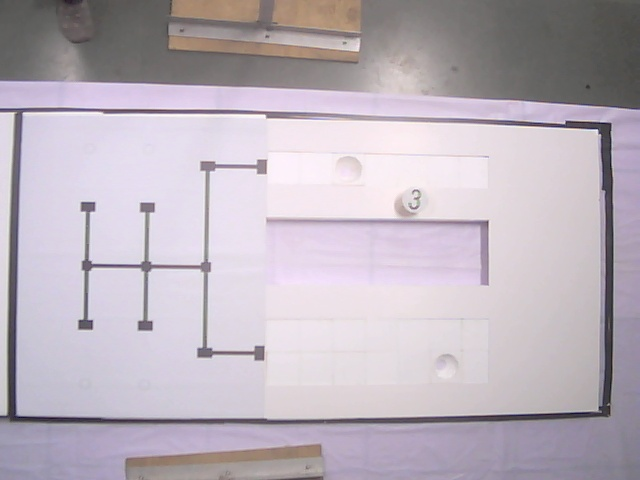
#> input picture Practice/implementation code/img1.jpg, 640 x 480 px, given in place of the camera
$ python 'task5code - Copy.py'   (Python 2 division)
#> lines starting #> are read from the running program, lines starting #| are printed output that depends on the picture; after the words box and inside, x2 and y2 are one past the last pixel; in counts of white or black regions, pixels touching at a corner belong together
#> further down, img is the input picture: shape (480, 640, 3); mean B, G, R 188.1, 178.6, 187.7
### Practice/implementation code/imglib.py
import numpy
import cv2
import heapq
grid_line_x = 24
grid_line_y = 13
# [4 lines of commented-out code are left out]
grid_map = [ [ 0 for i in range(grid_line_y-1) ] for j in range(grid_line_x-1) ]
a1=0
b1=0
a2=0
b2=0
a3=0
b3=0
a4=0
b4=0
clipcount=0
###############################
# trims contours accoding to given area
#
#
#
# [11 lines left out: function areacon, not called in this run]


########################################
##############
# Image clipper
#
#
#
#
def imgclip(frame):
        gray = cv2.cvtColor(frame, cv2.COLOR_BGR2GRAY)#where is gray getting used
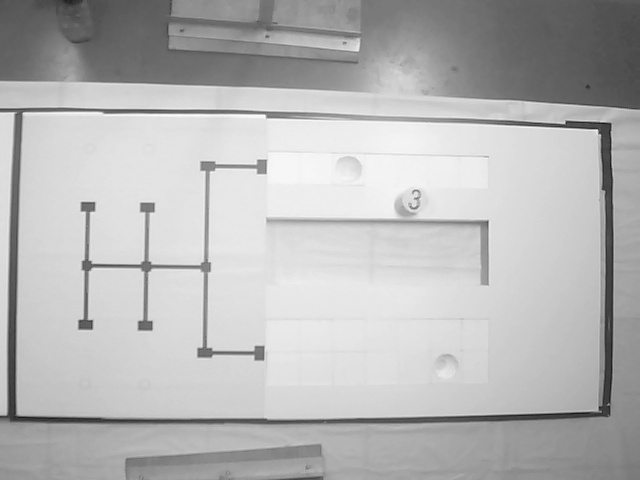
#> gray: shape (480, 640); min 12, max 253, mean 182.4
        # lower = numpy.array([0, 0, 0]) #black color mask
        # upper = numpy.array([120, 120, 120])
        global a1,a2,a3,a4,b1,b2,b3,b4, clipcount #new change 14 sept
        clipcount=clipcount+1
        lower = numpy.array([0, 0, 0]) #black color mask
        upper = numpy.array([179, 56, 45])
        mask = cv2.inRange(frame, lower, upper)
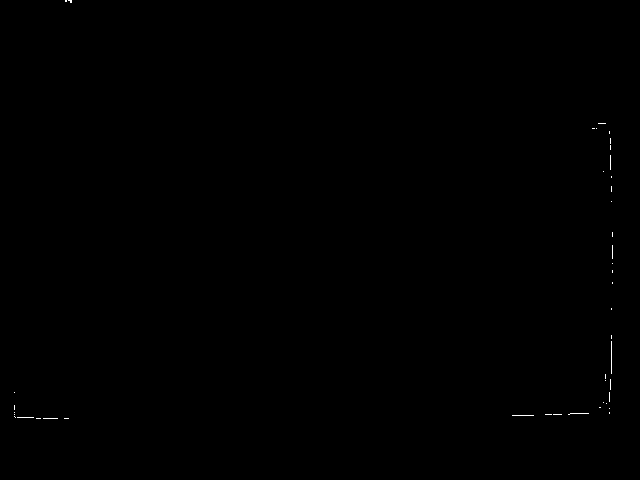
#> mask: shape (480, 640); 0.09% white in thin lines or dots, all inside (x1, y1, x2, y2) = (14, 0, 613, 419)

        ret,thresh1 = cv2.threshold(mask,127,255,cv2.THRESH_BINARY)
        contours, hierarchy = cv2.findContours(thresh1, cv2.RETR_TREE, cv2.CHAIN_APPROX_SIMPLE)
#> contours = 43 contours, all with area under 20
        #cv2.drawContours(frame,contours,-1,(0,255,0),3)
        biggest = 0
        max_area = 0
        min_size = thresh1.size/4
#> min_size = 76800
        index1 = 0
        for i in contours:
                area = cv2.contourArea(i)
                if area > 10000:
                    peri = cv2.arcLength(i,True)
                if area > max_area:
                    biggest = index1
                    max_area = area
                index1 = index1 + 1
#> this loop made 43 passes
#> (area, biggest, max_area) on pass 42: (2.5, 41, 2.5)
#> (i, area) on passes 1 to 6: ([[64, 418], [68, 418]], 0), ([[43, 418], [57, 418]], 0), ([[36, 418], [40, 418]], 0), ([[17, 417], [33, 417]], 0), ([[14, 416], [15, 417]], 0), ([[512, 415], [533, 415]], 0)
#> after the loop, biggest = 41; index1 = 43; max_area = 2.5
#> (the run stopped early here; a loop or call above may not have finished)

$ run again, on Practice/implementation code/arena.jpg
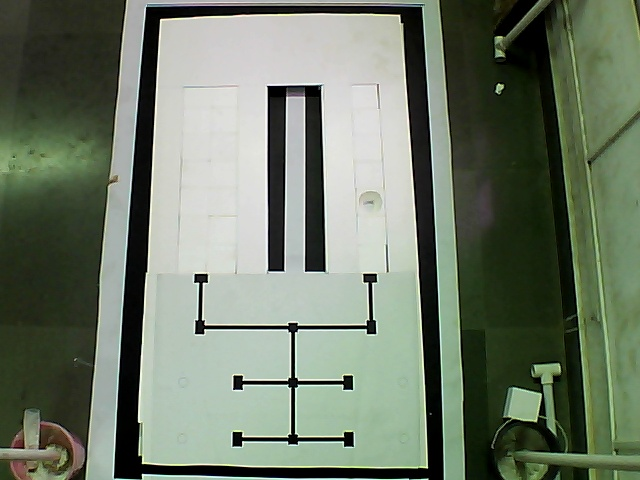
#> input picture Practice/implementation code/arena.jpg, 640 x 480 px, given in place of the camera
#> img is the input picture: shape (480, 640, 3); mean B, G, R 104.6, 121.4, 110.8
#> in imgclip, `mask = cv2.inRange(frame, lower, upper)`:
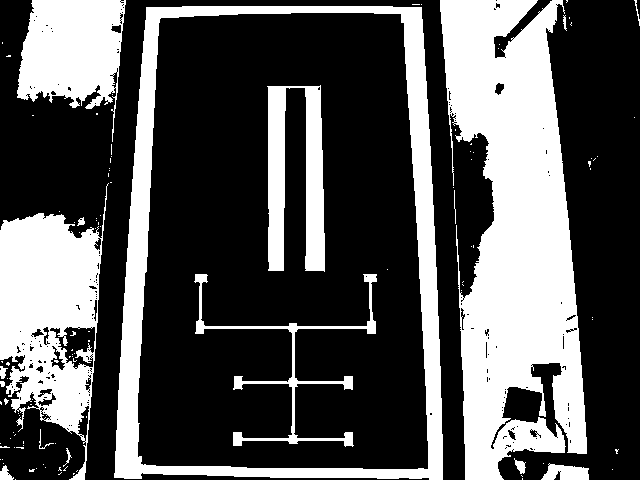
#> mask: shape (480, 640); 33.6% white; 113 white regions (96 under 20 px)
#> in imgclip, `contours, hierarchy = cv2.findContours(thresh1, cv2.RETR_TREE, cv2.CHA..`: contours = 357 contours, 318 with area under 20; largest, box (x1, y1, x2, y2) and area: (114, 6, 443, 480) 143228, (137, 12, 429, 470) 122596, (440, 0, 587, 480) 44050, (0, 183, 109, 480) 17978, (17, 0, 126, 142) 9292
#> the loop in imgclip, `for i in contours:` made 357 passes
#> (area, peri, max_area) on passes 68, 221: (17978, 1297.5, 17978), (143227.5, 1579.6, 143227.5)
#> after the loop in imgclip, `for i in contours:`: biggest = 220; index1 = 357; max_area = 143227.5
#> approx = [[146, 7], [114, 477], [442, 479], [421, 7]]
#> frame: shape (480, 640, 3); 2.4% of pixels changed, all inside (x1, y1, x2, y2) = (112, 5, 445, 480)
#> x1 = 146
#> y1 = 7
#> x2 = 114
#> y2 = 477
#> x3 = 421
#> y3 = 7
#> x4 = 442
#> y4 = 479
#> a1 = 146
#> a2 = 114
#> a3 = 421
#> a4 = 442
#> b1 = 7
#> b2 = 477
#> b3 = 7
#> b4 = 479
#> pts1 = [[146, 7], [114, 477], [421, 7], [442, 479]]
#> persM = [[1.17, 0.0799, -171.9], [-9.65e-17, 1.22, -8.57], [1.3e-05, 0.000412, 1]]
#> img: shape (480, 320, 3)
#> hsv: shape (480, 320, 3); mean H, S, V 51.4, 36.5, 172.2
#> in markers, `Rcontours, h = cv2.findContours(thresh,cv2.RETR_TREE,cv2.CHAIN_APPROX_..`: Rcontours = [[[0, 0], [0, 479], [319, 479], [319, 0]]]; h = [[-1, -1, -1, -1]]
#> the loop in areacon, `for i in range(len(contours)):` made 1 pass
#> after the loop in areacon, `for i in range(len(contours)):`: contours = [[[0, 0], [0, 479], [319, 479], [319, 0]]]; count = 0
#> in markers, `Rcontours=sorted(Rcontours, key = cv2.contourArea, reverse = True)[:le..`: Rcontours = []
#> in markers, `Bcontours, h = cv2.findContours(thresh,cv2.RETR_TREE,cv2.CHAIN_APPROX_..`: Bcontours = [[[0, 0], [0, 479], [319, 479], [319, 0]]]
#> the loop in areacon (call 2), `for i in range(len(contours)):` made 1 pass
#> in markers, `Bcontours=sorted(Bcontours, key = cv2.contourArea, reverse = True)[:le..`: Bcontours = []
#> in markers, `mask = cv2.inRange(hsv, MIN,MAX)`:
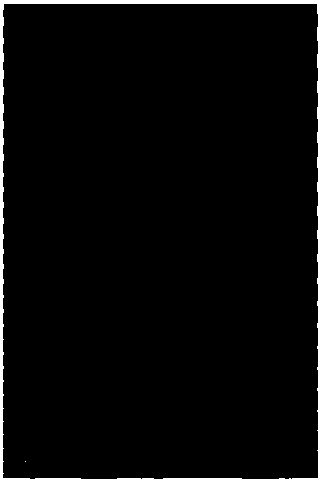
#> mask: shape (480, 320); 2.9% white; 2 white regions (1 under 20 px), largest, box (x1, y1, x2, y2) and area: (0, 0, 320, 480) 4493
#> in markers, `Ycontours, h = cv2.findContours(thresh,cv2.RETR_TREE,cv2.CHAIN_APPROX_..`: Ycontours = 2 contours, 1 with area under 20; largest, box (x1, y1, x2, y2) and area: (3, 4, 318, 479) 148320; h = [[-1, -1, 1, -1], [-1, -1, -1, 0]]
#> after the loop in areacon (call 3), `for i in range(len(contours)):`: contours has the same summary as Ycontours in markers; count = 0
#> in markers, `Ycontours=sorted(Ycontours, key = cv2.contourArea, reverse = True)[:le..`: Ycontours = []
#> after the loop in markers, `for i in range(len(Rcontours)):`: count = 0; marker = [[0, 0, 0], [0, 0, 0], [0, 0, 0], [0, 0, 0], [0, 0, 0], [0, 0, 0], [0, 0, 0], [0, 0, 0]]
#> after the loop in markers, `for i in range(len(Ycontours)):`: count = 0
#> bmask: shape (480, 320); 0.02% white in thin lines or dots, all inside (x1, y1, x2, y2) = (45, 452, 227, 479)
#> bcontours = 3 contours, all with area under 20; bh = [[1, -1, -1, -1], [2, 0, -1, -1], [-1, 1, -1, -1]]
#> M = moments, m00 0

$ run again, on Practice/implementation code/config.jpg
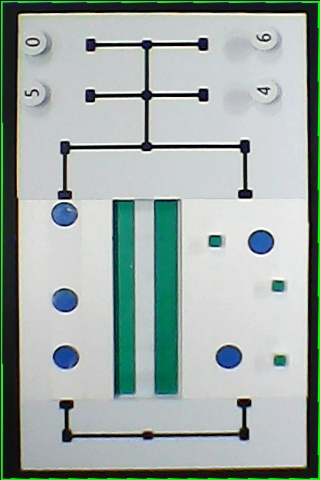
#> input picture Practice/implementation code/config.jpg, 320 x 480 px, given in place of the camera
#> img is the input picture: shape (480, 320, 3); mean B, G, R 167, 171.5, 158.6
#> in imgclip, `mask = cv2.inRange(frame, lower, upper)`:
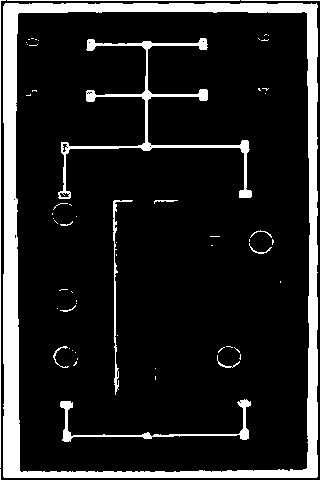
#> mask: shape (480, 320); 13.6% white; 61 white regions (47 under 20 px)
#> in imgclip, `contours, hierarchy = cv2.findContours(thresh1, cv2.RETR_TREE, cv2.CHA..`: contours = 77 contours, 68 with area under 20; largest, box (x1, y1, x2, y2) and area: (3, 3, 318, 478) 148288, (15, 11, 311, 473) 133850, (58, 38, 252, 199) 1816, (60, 399, 251, 442) 602, (113, 200, 133, 395) 232
#> the loop in imgclip, `for i in contours:` made 77 passes
#> (area, peri, biggest, max_area) on pass 2: (148287.5, 1597.1, 1, 148287.5)
#> after the loop in imgclip, `for i in contours:`: biggest = 1; index1 = 77; max_area = 148287.5
#> approx = [[5, 3], [3, 476], [316, 477], [316, 3]]
#> x1 = 5
#> y1 = 3
#> y2 = 476
#> x3 = 316
#> y3 = 3
#> x4 = 316
#> y4 = 477
#> a1 = 5
#> a2 = 3
#> a3 = 316
#> in imgclip, `b1=y1`: b1 = 3
#> in imgclip, `b2=y2`: b2 = 476
#> b3 = 3
#> b4 = 477
#> pts1 = [[5, 3], [3, 476], [316, 3], [316, 477]]
#> persM = [[1.03, 0.00436, -5.17], [0, 1.02, -3.06], [6.75e-06, 1.36e-05, 1]]
#> hsv: shape (480, 320, 3); mean H, S, V 77.5, 40.3, 182.5
#> in markers, `Rcontours, h = cv2.findContours(thresh,cv2.RETR_TREE,cv2.CHAIN_APPROX_..`: Rcontours = 27 contours, 21 with area under 20; largest, box (x1, y1, x2, y2) and area: (0, 0, 320, 480) 152801, (13, 201, 16, 241) 76, (247, 470, 281, 473) 64, (208, 471, 224, 474) 28, (15, 372, 18, 385) 22, (13, 243, 16, 255) 20; h = 27 rows, first 6: [-1, -1, 1, -1], [2, -1, -1, 0], [3, 1, -1, 0], [4, 2, -1, 0], [5, 3, -1, 0], [6, 4, -1, 0]
#> in markers, `Rcontours=sorted(Rcontours, key = cv2.contourArea, reverse = True)[:5]`: Rcontours = 5 contours; box (x1, y1, x2, y2) and area: (0, 0, 320, 480) 152801, (13, 201, 16, 241) 76, (247, 470, 281, 473) 64, (208, 471, 224, 474) 28, (15, 372, 18, 385) 22
#> the loop in areacon, `for i in range(len(contours)):` made 5 passes
#> after the loop in areacon, `for i in range(len(contours)):`: contours has the same summary as Rcontours in markers; count = 0
#> in markers, `Rcontours=sorted(Rcontours, key = cv2.contourArea, reverse = True)[:le..`: Rcontours = []
#> in markers, `Bcontours, h = cv2.findContours(thresh,cv2.RETR_TREE,cv2.CHAIN_APPROX_..`: Bcontours = 31 contours, 22 with area under 20; largest, box (x1, y1, x2, y2) and area: (0, 0, 320, 480) 152801, (48, 204, 75, 227) 442, (50, 291, 75, 314) 414, (51, 350, 77, 373) 411, (251, 232, 276, 255) 406; h = 31 rows, first 6: [-1, -1, 1, -1], [2, -1, -1, 0], [3, 1, -1, 0], [4, 2, -1, 0], [5, 3, -1, 0], [6, 4, -1, 0]
#> in markers, `Bcontours=sorted(Bcontours, key = cv2.contourArea, reverse = True)[:5]`: Bcontours = 5 contours; box (x1, y1, x2, y2) and area: (0, 0, 320, 480) 152801, (48, 204, 75, 227) 442, (50, 291, 75, 314) 414, (51, 350, 77, 373) 411, (251, 232, 276, 255) 406
#> the loop in areacon (call 2), `for i in range(len(contours)):` made 5 passes
#> after the loop in areacon (call 2), `for i in range(len(contours)):`: contours has the same summary as Bcontours in markers; count = 0
#> in markers, `Bcontours=sorted(Bcontours, key = cv2.contourArea, reverse = True)[:le..`: Bcontours = []
#> in markers, `Ycontours, h = cv2.findContours(thresh,cv2.RETR_TREE,cv2.CHAIN_APPROX_..`: Ycontours = 1 contour; box (x1, y1, x2, y2) and area: (2, 3, 318, 478) 148710; h = [[-1, -1, -1, -1]]
#> after the loop in areacon (call 3), `for i in range(len(contours)):`: contours has the same summary as Ycontours in markers; count = 0
#> in markers, `Ycontours=sorted(Ycontours, key = cv2.contourArea, reverse = True)[:le..`: Ycontours = []
#> after the loop in markers, `for i in range(len(Rcontours)):`: count = 0; marker = [[0, 0, 0], [0, 0, 0], [0, 0, 0], [0, 0, 0], [0, 0, 0], [0, 0, 0], [0, 0, 0], [0, 0, 0]]
#> after the loop in markers, `for i in range(len(Ycontours)):`: count = 0
#> `bmask = cv2.inRange(hsv, MIN,MAX)`:
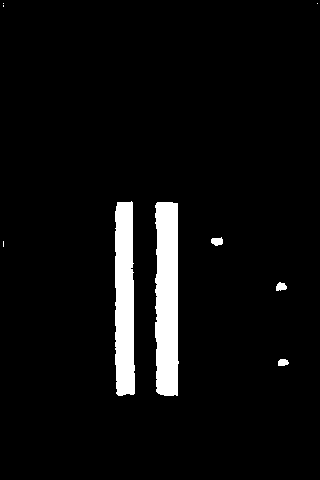
#> bmask: shape (480, 320); 5.2% white; 9 white regions (4 under 20 px)
#> bcontours = 9 contours, 4 with area under 20; largest, box (x1, y1, x2, y2) and area: (155, 202, 179, 396) 4012, (115, 201, 135, 396) 3318, (211, 237, 223, 246) 65, (276, 282, 287, 291) 58, (278, 359, 289, 366) 50; bh = [[1, -1, -1, -1], [2, 0, -1, -1], [3, 1, -1, -1], [4, 2, -1, -1], [5, 3, -1, -1], [6, 4, -1, -1], [7, 5, -1, -1], [8, 6, -1, -1], [-1, 7, -1, -1]]
#> `M = cv2.moments(bcontours[0])`: M = moments, m00 4012.5, centre m10/m00, m01/m00 = (166.6, 298.4)
#> `M = cv2.moments(bcontours[1])`: M = moments, m00 3317.5, centre m10/m00, m01/m00 = (124.1, 299.6)
#| 0 0
#> x = 0
#> `b1,b2=getcoor(marker[6][0],marker[6][1],n,m)`: b1 = 5; b2 = 9
#| 0 0
#> self.y = 5
#> in solve, `M=start.x`: M = 9
#> N = 5
#> in solve, `cost = g[current]`: cost = 0
#> the loop in solve, `for mv in moves:` made 2 passes
#> after the loop in solve, `for mv in moves:`: g = 3 items
